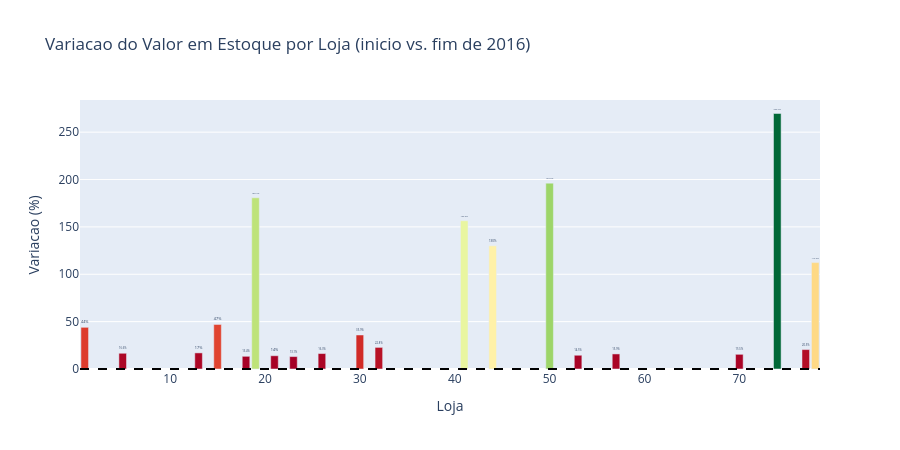

Notebook source saved alongside this figure:
### Markdown cell above
## 6. Variacao do Estoque: Inicio vs. Fim do Ano

### Code cell
beg_loja = beg.groupby('Store')['ValorEstoque'].sum().reset_index()
beg_loja.columns = ['Store', 'Valor Inicial']
end_loja = end.groupby('Store')['ValorEstoque'].sum().reset_index()
end_loja.columns = ['Store', 'Valor Final']

variacao = beg_loja.merge(end_loja, on='Store')
variacao['Variacao (%)'] = ((variacao['Valor Final'] - variacao['Valor Inicial']) / variacao['Valor Inicial'] * 100).round(1)
variacao = variacao.sort_values('Variacao (%)', ascending=False)

fig = px.bar(
    variacao.head(20),
    x='Store', y='Variacao (%)',
    text='Variacao (%)',
    color='Variacao (%)',
    color_continuous_scale='RdYlGn',
    title='Variacao do Valor em Estoque por Loja (inicio vs. fim de 2016)',
    labels={'Store': 'Loja'}
)
fig.update_traces(texttemplate='%{text}%', textposition='outside')
fig.add_hline(y=0, line_dash='dash', line_color='black')
fig.update_layout(height=450, coloraxis_showscale=False)
fig.show()

### Figure 1 — Plotly figure (JSON) as saved in the notebook; plotly's stock layout.template omitted (floating-point values rounded to 4 significant figures)
{"data": [{"hovertemplate": "Loja=%{x}<br>Variacao (%)=%{marker.color}<extra></extra>", "legendgroup": "", "marker": {"color": [269.7, 196.2, 180.7, 156.5, 130.0, 112.3, 47.0, 44.0, 35.9, 22.8, 20.5, 17.0, 16.6, 16.3, 15.9, 15.5, 14.5, 14.0, 13.4, 13.1], "coloraxis": "coloraxis", "pattern": {"shape": ""}}, "name": "", "orientation": "v", "showlegend": false, "text": [269.7, 196.2, 180.7, 156.5, 130.0, 112.3, 47.0, 44.0, 35.9, 22.8, 20.5, 17.0, 16.6, 16.3, 15.9, 15.5, 14.5, 14.0, 13.4, 13.1], "textposition": "outside", "texttemplate": "%{text}%", "type": "bar", "x": [74, 50, 19, 41, 44, 78, 15, 1, 30, 32, 77, 13, 5, 26, 57, 70, 53, 21, 18, 23], "xaxis": "x", "y": [269.7, 196.2, 180.7, 156.5, 130.0, 112.3, 47.0, 44.0, 35.9, 22.8, 20.5, 17.0, 16.6, 16.3, 15.9, 15.5, 14.5, 14.0, 13.4, 13.1], "yaxis": "y"}], "layout": {"barmode": "relative", "coloraxis": {"colorbar": {"title": {"text": "Variacao (%)"}}, "colorscale": [[0.0, "rgb(165,0,38)"], [0.1, "rgb(215,48,39)"], [0.2, "rgb(244,109,67)"], [0.3, "rgb(253,174,97)"], [0.4, "rgb(254,224,139)"], [0.5, "rgb(255,255,191)"], [0.6, "rgb(217,239,139)"], [0.7, "rgb(166,217,106)"], [0.8, "rgb(102,189,99)"], [0.9, "rgb(26,152,80)"], [1.0, "rgb(0,104,55)"]], "showscale": false}, "height": 450, "legend": {"tracegroupgap": 0}, "shapes": [{"line": {"color": "black", "dash": "dash"}, "type": "line", "x0": 0, "x1": 1, "xref": "x domain", "y0": 0, "y1": 0, "yref": "y"}], "title": {"text": "Variacao do Valor em Estoque por Loja (inicio vs. fim de 2016)"}, "xaxis": {"anchor": "y", "domain": [0.0, 1.0], "title": {"text": "Loja"}}, "yaxis": {"anchor": "x", "domain": [0.0, 1.0], "title": {"text": "Variacao (%)"}}}}
